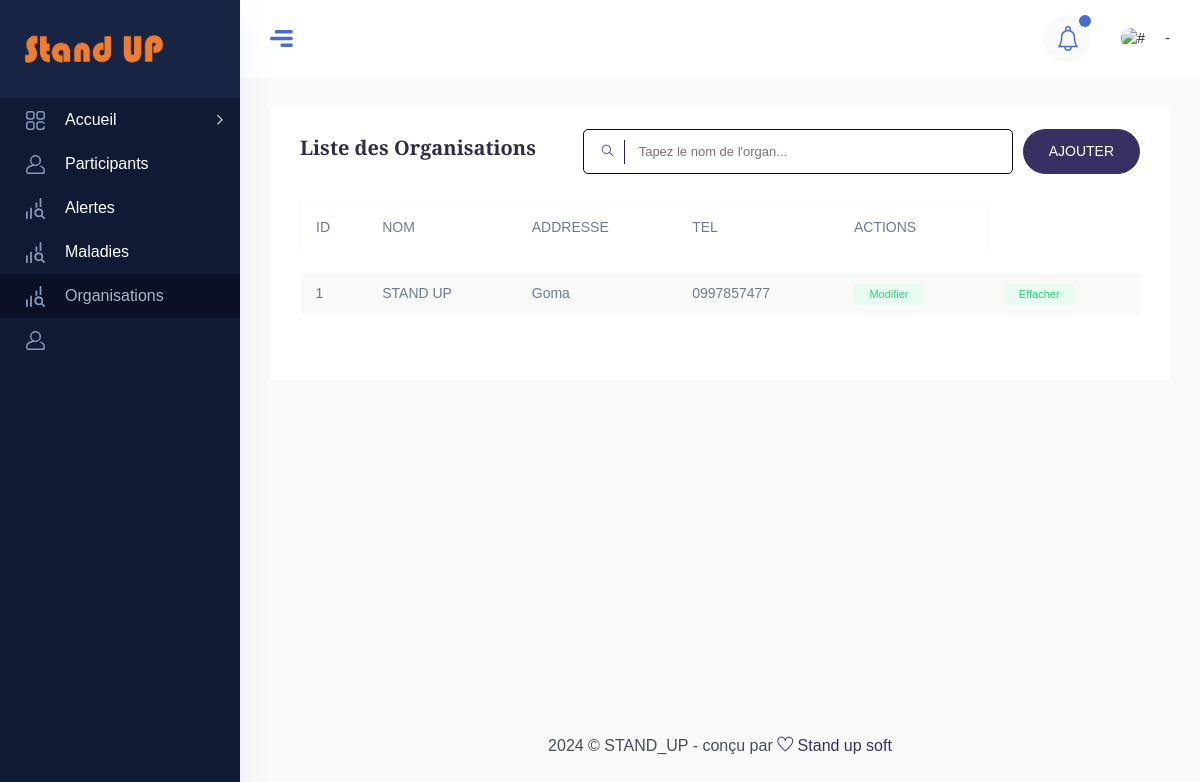
Page /Organ/ on the earlier database version.
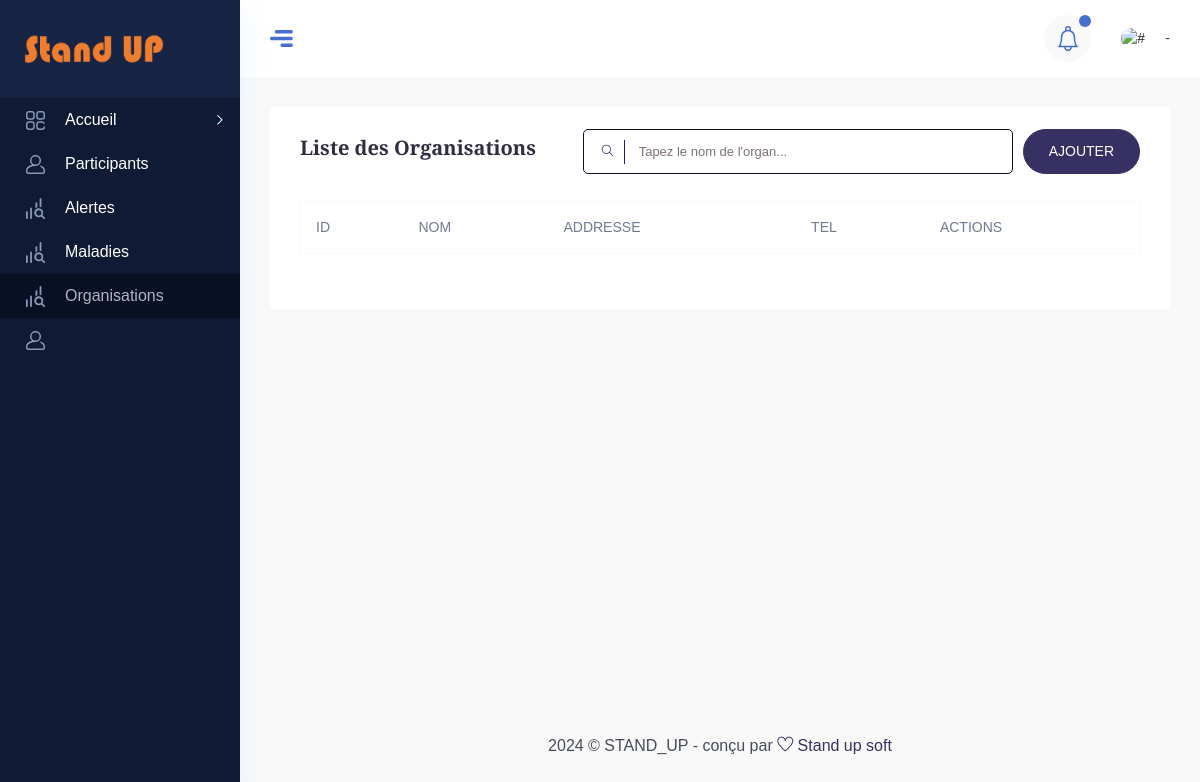
Same page on the later database version.
### STAND_UP_APP/models.py (models this page shows, shortened)
class Organisation(models.Model):
    Nom=models.CharField(max_length=500)
    Adresse=models.CharField(max_length=500)
    Tel=models.CharField(max_length=200)

### STAND_UP_APP/views.py (the view)
# urls.py: path('Organ/', organ, name="organ"),
def organ(request):
    ut=request.user
    organs=Organisation.objects.all()
    if request.method=="GET":
        ords=request.GET.get('organ')
        if ords is not None:
            organs=Organisation.objects.filter(Nom__icontains=ords)
    context={
        'ut':ut,
        'organs':organs,
        'notif':Alerte.objects.filter(Dates__date=auj),
    }
    return render(request, "organ.html", context)

### Templates/organ.html (shortened to what the changed rows need)
<!DOCTYPE html>
{% load static %}
<html lang="zxx">
<head>
    <link rel="stylesheet" href="{% static 'css/bootstrap.min.css' %}" />
    <link rel="stylesheet" href="{% static 'vendors/themefy_icon/themify-icons.css' %}" />
    <link rel="stylesheet" href="{% static 'vendors/niceselect/css/nice-select.css' %}" />
    <link rel="stylesheet" href="{% static 'vendors/owl_carousel/css/owl.carousel.css' %}" />
    <link rel="stylesheet" href="{% static 'vendors/gijgo/gijgo.min.css' %}" />
    <link rel="stylesheet" href="{% static 'vendors/font_awesome/css/all.min.css' %}" />
    <link rel="stylesheet" href="{% static 'vendors/tagsinput/tagsinput.css' %}" />
    <link rel="stylesheet" href="{% static 'vendors/datepicker/date-picker.css' %}" />
    <link rel="stylesheet" href="{% static 'vendors/vectormap-home/vectormap-2.0.2.css' %}" />
    <link rel="stylesheet" href="{% static 'vendors/scroll/scrollable.css' %}" />
    <link rel="stylesheet" href="{% static 'vendors/datatable/css/jquery.dataTables.min.css' %}" />
    <link rel="stylesheet" href="{% static 'vendors/datatable/css/responsive.dataTables.min.css' %}" />
    <link rel="stylesheet" href="{% static 'vendors/datatable/css/buttons.dataTables.min.css' %}" />
    <link rel="stylesheet" href="{% static 'vendors/text_editor/summernote-bs4.css' %}" />
    <link rel="stylesheet" href="{% static 'vendors/morris/morris.css' %}">
    <link rel="stylesheet" href="{% static 'vendors/material_icon/material-icons.css' %}" />
    <link rel="stylesheet" href="{% static 'css/metisMenu.css' %}">
    <link rel="stylesheet" href="{% static 'css/style.css' %}" />
    <link rel="stylesheet" href="{% static 'css/colors/default.css' %}" id="colorSkinCSS">
</head>
<body class="crm_body_bg">
        <section class="main_content dashboard_part large_header_bg">
<div class="main_content_iner overly_inner ">
<div class="container-fluid p-0 ">
<div class="row">
<div class="col-lg-12">
<div class="white_card card_height_100 mb_30">
<div class="white_card_body">
<div class="QA_section">
<div class="QA_table mb_30">
<table class="table lms_table_active3 ">
    <thead>
            <tr>
            <th scope="col">ID</th>
            <th scope="col">NOM</th>
            <th scope="col">ADDRESSE</th>
            <th scope="col">TEL</th>
            <th scope="col" >ACTIONS</th>
            </tr>
    </thead>
<tbody>
    {% for o in organs %}
    <tr>
        <td>{{o.id}}</td>
        <td>
            {{o.Nom}}
        </td>
        <td>{{o.Adresse}}</td>
        <td>{{o.Tel}}</td>
        <td ><a href="{% url 'modorgan' o.id %}" class="status_btn">modifier</a></td>
        <td ><a href="{% url 'sup_organ' o.id %}" class="status_btn">Effacher</a></td>
    </tr>
    {% endfor %}
</tbody>
</table>
</div>
</div>
</div>
</div>
</div>
</div>
</div>
</div>
</section>
</body>
</html>

Differences in the rows shown:
removed Organisation: id "1", Nom "STAND UP", Adresse "Goma", Tel "0997857477"
